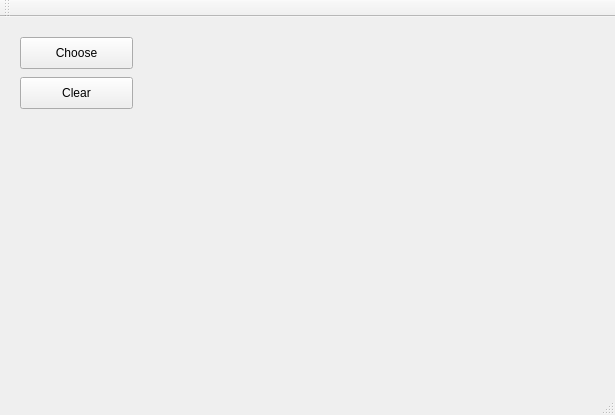
<?xml version="1.0" encoding="UTF-8"?>
<ui version="4.0">
 <class>MainWindow</class>
 <widget class="QMainWindow" name="MainWindow">
  <property name="geometry">
   <rect>
    <x>0</x>
    <y>0</y>
    <width>615</width>
    <height>415</height>
   </rect>
  </property>
  <property name="windowTitle">
   <string>MainWindow</string>
  </property>
  <widget class="QWidget" name="centralWidget">
   <widget class="QPushButton" name="openpushButton">
    <property name="geometry">
     <rect>
      <x>20</x>
      <y>20</y>
      <width>113</width>
      <height>32</height>
     </rect>
    </property>
    <property name="text">
     <string>Choose</string>
    </property>
   </widget>
   <widget class="QWidget" name="verticalWidget" native="true">
    <property name="geometry">
     <rect>
      <x>140</x>
      <y>30</y>
      <width>401</width>
      <height>301</height>
     </rect>
    </property>
    <layout class="QVBoxLayout" name="imageLayout"/>
   </widget>
   <widget class="QPushButton" name="clearpushButton">
    <property name="geometry">
     <rect>
      <x>20</x>
      <y>60</y>
      <width>113</width>
      <height>32</height>
     </rect>
    </property>
    <property name="text">
     <string>Clear</string>
    </property>
   </widget>
  </widget>
  <widget class="QMenuBar" name="menuBar">
   <property name="geometry">
    <rect>
     <x>0</x>
     <y>0</y>
     <width>615</width>
     <height>22</height>
    </rect>
   </property>
  </widget>
  <widget class="QToolBar" name="mainToolBar">
   <attribute name="toolBarArea">
    <enum>TopToolBarArea</enum>
   </attribute>
   <attribute name="toolBarBreak">
    <bool>false</bool>
   </attribute>
  </widget>
  <widget class="QStatusBar" name="statusBar"/>
 </widget>
 <layoutdefault spacing="6" margin="11"/>
 <resources/>
 <connections/>
</ui>
